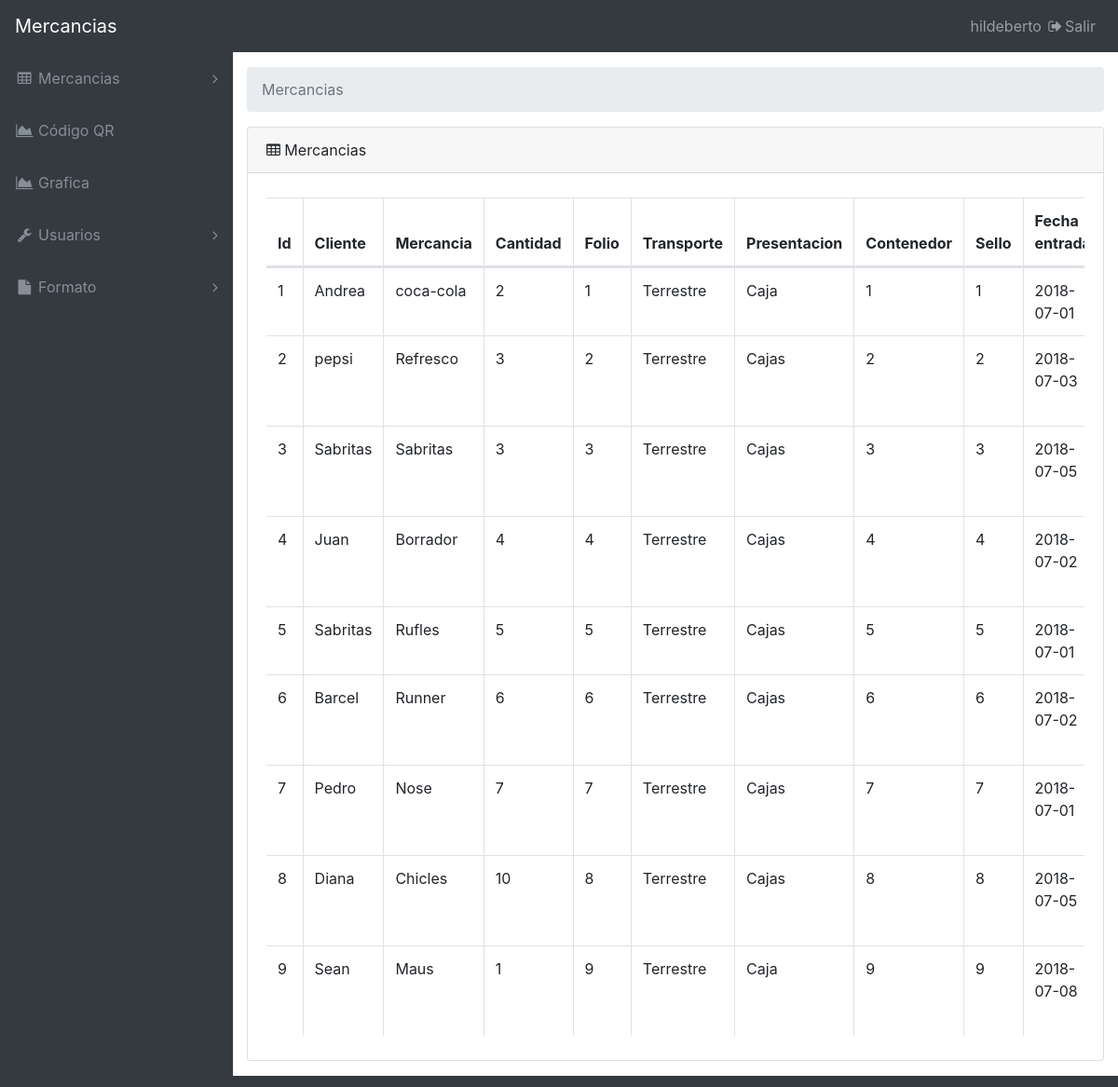
/mercancias.php (signed in), run on the app's committed database.
### tables this page shows
CREATE TABLE `users` (
  `idUsuario` int(10) NOT NULL,
  `usuario` varchar(20) DEFAULT NULL,
  `passwd` varchar(100) DEFAULT NULL,
  `nombre` varchar(30) DEFAULT NULL,
  `email` varchar(50) DEFAULT NULL,
  `rol` int(1) NOT NULL
);

CREATE TABLE `registros` (
  `id` int(100) NOT NULL,
  `cliente` varchar(50) NOT NULL,
  `mercancia` varchar(50) NOT NULL,
  `cantidad` int(11) NOT NULL,
  `numero_folio` int(11) NOT NULL,
  `tipo_transporte` varchar(50) NOT NULL,
  `presentacion_mercancia` varchar(50) NOT NULL,
  `numero_contenedor` int(11) NOT NULL,
  `numero_sello` int(11) NOT NULL,
  `fecha_entrada` date NOT NULL,
  `fecha_salida` date NOT NULL
);

### authuser.php (called while the page is built, shortened)
<?php
$ses = $_SESSION;
if(count($ses) > 0){
	$ru = mysqli_query($conection,"select * from users where idUsuario = ".$ses['idUsuario']);
	if(mysqli_num_rows($ru) == 0){
		$_SESSION = array();
		session_destroy();
		setcookie(session_name(),"",time()-3600,"","");
		session_write_close();
	}else{
		$ip = sha1($_SERVER['REMOTE_ADDR']);
		if($ses['ip'] != $ip){
			$_SESSION = array();
			session_destroy();
			setcookie(session_name(),"",time()-3600,"","");
			session_write_close();
		}else{
			$fu = mysqli_fetch_assoc($ru);
		}
	}
}

### mercancias.php (the view, shortened to what this page needs)
<?php
  require "conexion.php";
  include "authuser.php";
?>
<!DOCTYPE html>
<html lang="en">
<head>
  <link href="vendor/bootstrap/css/bootstrap.min.css" rel="stylesheet">
  <link href="vendor/font-awesome/css/font-awesome.min.css" rel="stylesheet" type="text/css">
  <link href="vendor/datatables/dataTables.bootstrap4.css" rel="stylesheet">
  <link href="css/sb-admin.css" rel="stylesheet">
</head>
<body class="fixed-nav sticky-footer bg-dark" id="page-top">
  <nav class="navbar navbar-expand-lg navbar-dark bg-dark fixed-top" id="mainNav">
    <a class="navbar-brand" href="mercancias.php">Mercancias</a>
    <div class="collapse navbar-collapse" id="navbarResponsive">
      <ul class="navbar-nav navbar-sidenav" id="exampleAccordion">
        <li class="nav-item" data-toggle="tooltip" data-placement="right" title="Mercancias">
          <a class="nav-link nav-link-collapse collapsed" data-toggle="collapse" href="#collapseTable" data-parent="#exampleAccordion">
            <i class="fa fa-fw fa-table"></i>
            <span class="nav-link-text">Mercancias</span>
          </a>
        </li>
        <li class="nav-item" data-toggle="tooltip" data-placement="right" title="Charts">
          <a class="nav-link" href="codigoqr/index_qr.php">
            <i class="fa fa-fw fa-area-chart"></i>
            <span class="nav-link-text">Código QR</span>
          </a>
        </li>
        <li class="nav-item" data-toggle="tooltip" data-placement="right" title="Charts">
          <a class="nav-link" href="graficas.php">
            <i class="fa fa-fw fa-area-chart"></i>
            <span class="nav-link-text">Grafica</span>
          </a>
        </li>
        <li class="nav-item" data-toggle="tooltip" data-placement="right" title="Components">
          <a class="nav-link nav-link-collapse collapsed" data-toggle="collapse" href="#collapseComponents" data-parent="#exampleAccordion">
            <i class="fa fa-fw fa-wrench"></i>
            <span class="nav-link-text">Usuarios</span>
          </a>
        </li>
        <li class="nav-item" data-toggle="tooltip" data-placement="right" title="Formatos">
          <a class="nav-link nav-link-collapse collapsed" data-toggle="collapse" href="#collapseExamplePages" data-parent="#exampleAccordion">
            <i class="fa fa-fw fa-file"></i>
            <span class="nav-link-text">Formato</span>
          </a>
        </li>
      </ul>
      <ul class="navbar-nav ml-auto">
        <li class="nav-item">
          <a href="#" class="nav-link" data-toggle="modal" data-target="#exampleModal" aria-haspopup="true" aria-expanded="false"><?=$fu['nombre']?>
            <i class="fa fa-fw fa-sign-out"></i>Salir</a>
        </li>
      </ul>
    </div>
  </nav>
  <div class="content-wrapper">
    <div class="container-fluid">
      <ol class="breadcrumb">
        <li class="breadcrumb-item active">Mercancias</li>
      </ol>
       <div class="card mb-3">
        <div class="card-header">
           <i class="fa fa-table"></i> Mercancias</div>
           <div class="card-body">
          <div class="table-responsive">
          <table class="table table-bordered" id="dataTable" width="100%" cellspacing="0">
            <thead>
              <tr>
                <th>Id</th>
                <th>Cliente</th>
                <th>Mercancia</th>
                <th>Cantidad</th>
                <th>Folio</th>
                <th>Transporte</th>
                <th>Presentacion</th>
                <th>Contenedor</th>
                <th>Sello</th>
                <th>Fecha entrada</th>
              </tr>
            </thead>
            <tbody>
          <?php
           $sql = "select * from registros where 1";
            $rp = mysqli_query($conection,$sql) or die(mysqli_error($conection));
            while($datos = mysqli_fetch_assoc($rp)){
              echo "<TR><TD>";
              echo $datos["id"];
              echo "<TD>";
              echo $datos["cliente"];
              echo "<TD>";
              echo $datos["mercancia"];
              echo "<TD>";
              echo $datos["cantidad"];
              echo "<TD>";
              echo $datos["numero_folio"];
              echo "<TD>";
              echo $datos["tipo_transporte"];
              echo "<TD>";
              echo $datos["presentacion_mercancia"];
              echo "<TD>";
              echo $datos["numero_contenedor"];
              echo "<TD>";
              echo $datos["numero_sello"];
              echo "<TD>";
              echo $datos["fecha_entrada"];
              echo "</TR>";
              }
          ?>
        </tbody>
        </table>
        </div>
        </div>
        </div>
      </div>
  </div>
</body>
</html>

### css/sb-admin.css (style rules this page uses)
html { position: relative; min-height: 100%; }
body { overflow-x: hidden; }
body.sticky-footer { margin-bottom: 56px; }
body.sticky-footer .content-wrapper { min-height: calc(100vh - 56px - 56px); }
body.fixed-nav { padding-top: 56px; }
.content-wrapper { min-height: calc(100vh - 56px); padding-top: 1rem; }
#mainNav .navbar-collapse { overflow: auto; max-height: 75vh; }
#mainNav .navbar-collapse .navbar-nav .nav-item .nav-link { cursor: pointer; }
#mainNav .navbar-collapse .navbar-sidenav .nav-link-collapse:after { float: right; content: '\f107'; font-family: 'FontAwesome'; }
#mainNav .navbar-collapse .navbar-sidenav .nav-link-collapse.collapsed:after { content: '\f105'; }
@media (min-width: 992px) { #mainNav .navbar-brand { width: 250px; } }
@media (min-width: 992px) { #mainNav .navbar-collapse { overflow: visible; max-height: none; } }
@media (min-width: 992px) { #mainNav .navbar-collapse .navbar-sidenav { position: absolute; top: 0; left: 0; -webkit-flex-direction: column; -ms-flex-direction: column; flex-direction: column; margin-top: 56px; } }
@media (min-width: 992px) { #mainNav .navbar-collapse .navbar-sidenav > .nav-item { width: 250px; padding: 0; } }
@media (min-width: 992px) { #mainNav .navbar-collapse .navbar-sidenav > .nav-item > .nav-link { padding: 1em; } }
@media (min-width: 992px) { #mainNav.fixed-top .navbar-sidenav { height: calc(100vh - 112px); } }
.content-wrapper { overflow-x: hidden; background: white; }
@media (min-width: 992px) { .content-wrapper { margin-left: 250px; } }
#mainNav.navbar-dark .navbar-collapse .navbar-sidenav .nav-link-collapse:after { color: #868e96; }
#mainNav.navbar-dark .navbar-collapse .navbar-sidenav > .nav-item > .nav-link { color: #868e96; }
@media (min-width: 992px) { #mainNav.navbar-dark .navbar-collapse .navbar-sidenav { background: #343a40; } }

### data on the page
users: nombre "hildeberto"
registros: id "1", cliente "Andrea", mercancia "coca-cola", cantidad "2", numero_folio "1", tipo_transporte "Terrestre", presentacion_mercancia "Caja", numero_contenedor "1", numero_sello "1", fecha_entrada "2018-07-01"
registros: id "2", cliente "pepsi", mercancia "Refresco", cantidad "3", numero_folio "2", tipo_transporte "Terrestre", presentacion_mercancia "Cajas", numero_contenedor "2", numero_sello "2", fecha_entrada "2018-07-03"
registros: id "3", cliente "Sabritas", mercancia "Sabritas", cantidad "3", numero_folio "3", tipo_transporte "Terrestre", presentacion_mercancia "Cajas", numero_contenedor "3", numero_sello "3", fecha_entrada "2018-07-05"
registros: id "4", cliente "Juan", mercancia "Borrador", cantidad "4", numero_folio "4", tipo_transporte "Terrestre", presentacion_mercancia "Cajas", numero_contenedor "4", numero_sello "4", fecha_entrada "2018-07-02"
registros: id "5", cliente "Sabritas", mercancia "Rufles", cantidad "5", numero_folio "5", tipo_transporte "Terrestre", presentacion_mercancia "Cajas", numero_contenedor "5", numero_sello "5", fecha_entrada "2018-07-01"
registros: id "6", cliente "Barcel", mercancia "Runner", cantidad "6", numero_folio "6", tipo_transporte "Terrestre", presentacion_mercancia "Cajas", numero_contenedor "6", numero_sello "6", fecha_entrada "2018-07-02"
registros: id "7", cliente "Pedro", mercancia "Nose", cantidad "7", numero_folio "7", tipo_transporte "Terrestre", presentacion_mercancia "Cajas", numero_contenedor "7", numero_sello "7", fecha_entrada "2018-07-01"
registros: id "8", cliente "Diana", mercancia "Chicles", cantidad "10", numero_folio "8", tipo_transporte "Terrestre", presentacion_mercancia "Cajas", numero_contenedor "8", numero_sello "8", fecha_entrada "2018-07-05"
registros: id "9", cliente "Sean", mercancia "Maus", cantidad "1", numero_folio "9", tipo_transporte "Terrestre", presentacion_mercancia "Caja", numero_contenedor "9", numero_sello "9", fecha_entrada "2018-07-08"
